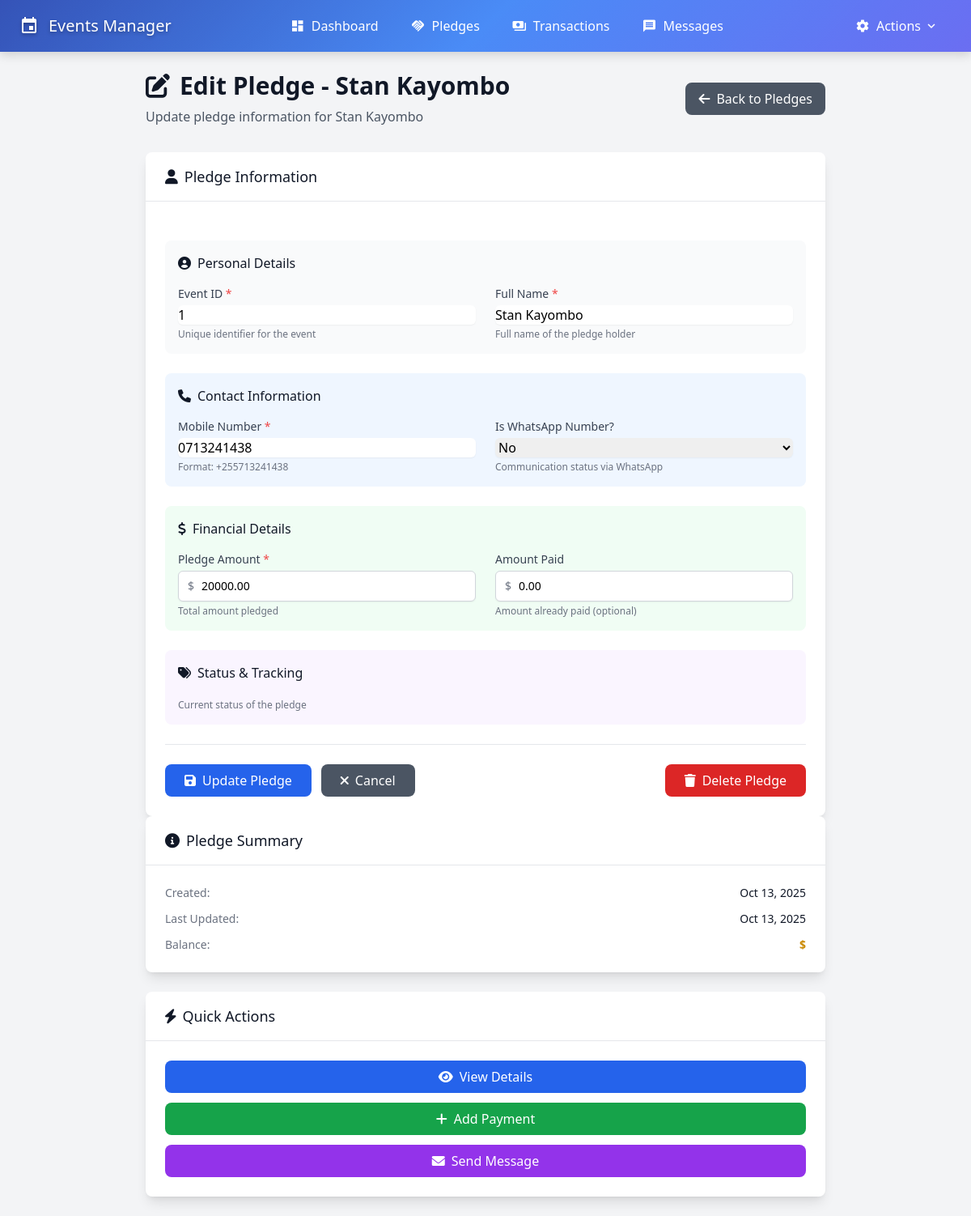
Page /pledges/1/edit/ on the earlier database version.
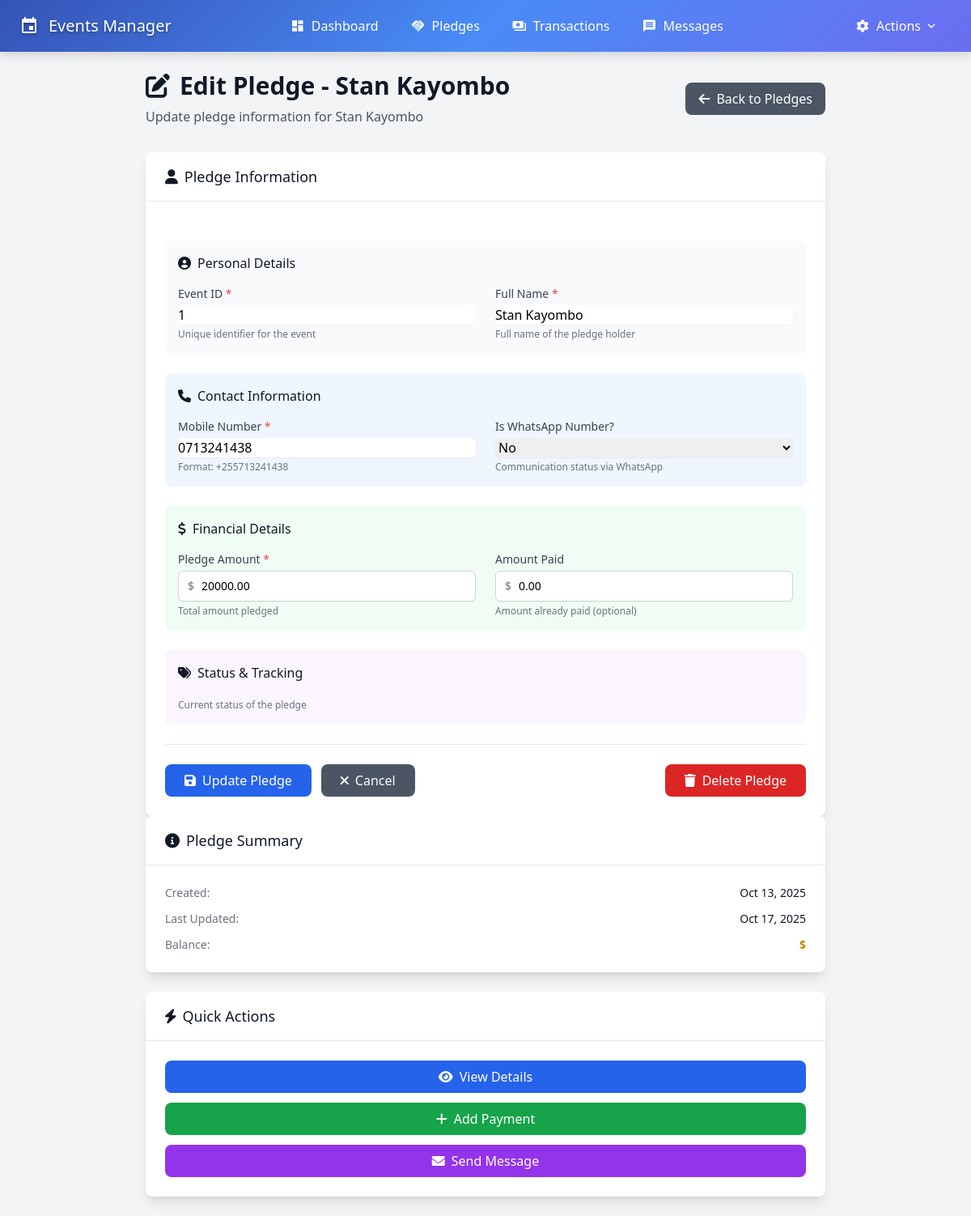
Same page on the later database version.
### events/models.py (models this page shows, shortened)
class Pledges(models.Model):
    STATUS_CHOICES = [
        ('new', '🆕 New'),
        ('pending', '⏳ Pending'),
        ('partial', '📊 Partial Payment'),
        ('completed', '✅ Completed'),
        ('cancelled', '❌ Cancelled'),
    ]
    phone_regex = RegexValidator(
        regex=r'^\+?255[67]\d{8}$|^\+?0[67]\d{8}$',
        message="Phone number must be a valid Tanzanian number (e.g., +255123456789 or 0123456789)"
    )
    event_id = models.CharField(
        max_length=100,
        verbose_name="Event ID",
        help_text="Unique identifier for the event"
    )
    name = models.CharField(
        max_length=200,
        verbose_name="Full Name",
        help_text="Full name of the person making the pledge"
    )
    mobile_number = models.CharField(
        validators=[phone_regex],
        max_length=17,
        verbose_name="Mobile Number",
        help_text="Tanzanian mobile number (e.g., +255123456789)"
    )
    pledge = models.DecimalField(
        max_digits=12,
        decimal_places=2,
        verbose_name="Pledge Amount",
        help_text="Total amount pledged (TSH)"
    )
    amount_paid = models.DecimalField(
        max_digits=12,
        decimal_places=2,
        default=Decimal('0.00'),
        verbose_name="Amount Paid",
        help_text="Total amount paid so far (TSH)"
    )
    status = models.CharField(
        max_length=20,
        choices=STATUS_CHOICES,
        default='new',
        verbose_name="Pledge Status",
        help_text="Current status of the pledge"
    )
    whatsapp_status = models.BooleanField(
        default=False,
        verbose_name="Is WhatsApp Number?",
        help_text="Whether this mobile number supports WhatsApp"
    )
    created_at = models.DateTimeField(
        auto_now_add=True,
        verbose_name="Created At"
    )
    updated_at = models.DateTimeField(
        auto_now=True,
        verbose_name="Last Updated"
    )
    class Meta:
        db_table = 'pledges'
        verbose_name = 'Pledge'
        verbose_name_plural = 'Pledges'
        ordering = ['-created_at', 'name']
        indexes = [
            models.Index(fields=['event_id']),
            models.Index(fields=['status']),
            models.Index(fields=['created_at']),
        ]

### events/views.py (the view)
# urls.py: path('pledges/<int:pledge_id>/edit/', views.pledge_edit, name='pledge_edit'),
def pledge_edit(request, pledge_id):
    pledge = get_object_or_404(Pledges, id=pledge_id)
    is_modal = request.GET.get('modal') == '1' or request.POST.get('modal') == '1'
    if request.method == 'POST':
        form = PledgeForm(request.POST, instance=pledge)
        if form.is_valid():
            updated_pledge = form.save()
            if is_modal:
                return JsonResponse({
                    'success': True,
                    'message': f'Pledge for {updated_pledge.name} has been updated successfully.',
                    'redirect': reverse('events:pledge_list')
                })
            messages.success(request, f'Pledge for {updated_pledge.name} has been updated successfully.')
            return redirect('events:pledge_detail', pledge_id=updated_pledge.id)
        else:
            if is_modal:
                return JsonResponse({
                    'success': False,
                    'errors': form.errors,
                    'message': 'Please correct the errors below.'
                })
            messages.error(request, 'Please correct the errors below.')
    else:
        form = PledgeForm(instance=pledge)
    context = {
        'form': form,
        'pledge': pledge,
        'title': f'Edit Pledge - {pledge.name}',
        'submit_text': 'Update Pledge'
    }
    if is_modal:
        return render(request, 'events/pledge_modal_form.html', context)
    return render(request, 'events/pledge_form.html', context)

### events/templates/events/pledge_form.html (shortened to what the changed rows need)
{% extends 'events/base.html' %}
{% block content %}
<div class="flex flex-col md:flex-row justify-between items-start md:items-center mb-8">
    <div>
        <h1 class="text-3xl font-bold text-gray-900 flex items-center mb-2">
            <i class="fas fa-{% if pledge %}edit{% else %}plus{% endif %} mr-3"></i>{{ title }}
        </h1>
        <p class="text-gray-600">
            {% if pledge %}
                Update pledge information for {{ pledge.name }}
            {% else %}
                Create a new pledge entry for the event
            {% endif %}
        </p>
    </div>
</div>
<div class="max-w-4xl mx-auto">
    <div class="bg-white rounded-lg shadow-lg">
        <div class="p-6">
            <form method="post" novalidate class="space-y-6">
                <div class="bg-gray-50 rounded-lg p-4">
                    <div class="grid grid-cols-1 md:grid-cols-2 gap-6">
                        <div>
                            <label for="{{ form.event_id.id_for_label }}" class="block text-sm font-medium text-gray-700 mb-1">
                                {{ form.event_id.label }} <span class="text-red-500">*</span>
                            </label>
                            {{ form.event_id }}
                            <div class="mt-1 text-xs text-gray-500">Unique identifier for the event</div>
                        </div>
                        <div>
                            <label for="{{ form.name.id_for_label }}" class="block text-sm font-medium text-gray-700 mb-1">
                                {{ form.name.label }} <span class="text-red-500">*</span>
                            </label>
                            {{ form.name }}
                            <div class="mt-1 text-xs text-gray-500">Full name of the pledge holder</div>
                        </div>
                    </div>
                </div>
                <div class="bg-blue-50 rounded-lg p-4">
                    <div class="grid grid-cols-1 md:grid-cols-2 gap-6">
                        <div>
                            <label for="{{ form.mobile_number.id_for_label }}" class="block text-sm font-medium text-gray-700 mb-1">
                                {{ form.mobile_number.label }} <span class="text-red-500">*</span>
                            </label>
                            {{ form.mobile_number }}
                            <div class="mt-1 text-xs text-gray-500">Format: +255713241438</div>
                        </div>
                        <div>
                            <label for="{{ form.whatsapp_status.id_for_label }}" class="block text-sm font-medium text-gray-700 mb-1">
                                {{ form.whatsapp_status.label }}
                            </label>
                            {{ form.whatsapp_status }}
                            <div class="mt-1 text-xs text-gray-500">Communication status via WhatsApp</div>
                        </div>
                    </div>
                </div>
                <div class="bg-green-50 rounded-lg p-4">
                    <div class="grid grid-cols-1 md:grid-cols-2 gap-6">
                        <div>
                            <div class="relative">
                                <div class="absolute inset-y-0 left-0 pl-3 flex items-center pointer-events-none">
                                    <span class="text-gray-500 sm:text-sm">$</span>
                                </div>
                                <input type="number" name="{{ form.pledge.name }}" id="{{ form.pledge.id_for_label }}"
                                       step="0.01" min="0" placeholder="0.00"
                                       class="mt-1 block w-full pl-7 pr-3 py-2 border border-gray-300 rounded-md shadow-sm focus:border-blue-500 focus:ring-blue-500 sm:text-sm"
                                       value="{{ form.pledge.value|default:'' }}">
                            </div>
                        </div>
                        <div>
                            <div class="relative">
                                <div class="absolute inset-y-0 left-0 pl-3 flex items-center pointer-events-none">
                                    <span class="text-gray-500 sm:text-sm">$</span>
                                </div>
                                <input type="number" name="{{ form.amount_paid.name }}" id="{{ form.amount_paid.id_for_label }}"
                                       step="0.01" min="0" placeholder="0.00"
                                       class="mt-1 block w-full pl-7 pr-3 py-2 border border-gray-300 rounded-md shadow-sm focus:border-blue-500 focus:ring-blue-500 sm:text-sm"
                                       value="{{ form.amount_paid.value|default:'0.00' }}">
                            </div>
                        </div>
                    </div>
                </div>
            </form>
        </div>
    </div>
    <div class="mt-8 lg:mt-0 space-y-6">
        {% if pledge %}
            <div class="bg-white rounded-lg shadow-lg">
                <div class="px-6 py-4 border-b border-gray-200">
                    <h6 class="text-lg font-medium text-gray-900 flex items-center">
                        <i class="fas fa-info-circle mr-2"></i>Pledge Summary
                    </h6>
                </div>
                <div class="p-6">
                    <dl class="space-y-3">
                        <div class="flex justify-between">
                            <dt class="text-sm font-medium text-gray-500">Created:</dt>
                            <dd class="text-sm text-gray-900">{{ pledge.created_at|date:"M d, Y" }}</dd>
                        </div>
                        <div class="flex justify-between">
                            <dt class="text-sm font-medium text-gray-500">Last Updated:</dt>
                            <dd class="text-sm text-gray-900">{{ pledge.updated_at|date:"M d, Y" }}</dd>
                        </div>
                        <div class="flex justify-between">
                            <dt class="text-sm font-medium text-gray-500">Balance:</dt>
                            <dd class="text-sm">
                                {% if pledge.pledge > pledge.amount_paid %}
                                    <span class="font-semibold text-yellow-600">
                                        ${{ pledge.pledge|floatformat:2|add:"-"|add:pledge.amount_paid|floatformat:2 }}
                                    </span>
                                {% else %}
                                    <span class="font-semibold text-green-600">$0.00</span>
                                {% endif %}
                            </dd>
                        </div>
                    </dl>
                </div>
            </div>
            <div class="bg-white rounded-lg shadow-lg">
                <div class="px-6 py-4 border-b border-gray-200">
                    <h6 class="text-lg font-medium text-gray-900 flex items-center">
                        <i class="fas fa-bolt mr-2"></i>Quick Actions
                    </h6>
                </div>
                <div class="p-6">
                    <div class="space-y-3">
                        <a href="{% url 'events:pledge_detail' pledge.id %}" class="w-full bg-blue-600 hover:bg-blue-700 text-white font-medium py-2 px-4 rounded-lg inline-flex items-center justify-center transition duration-200">
                            <i class="fas fa-eye mr-2"></i>View Details
                        </a>
                        <button onclick="openModal('{% url 'events:transaction_create' %}?pledge_id={{ pledge.id }}&modal=1')" class="w-full bg-green-600 hover:bg-green-700 text-white font-medium py-2 px-4 rounded-lg inline-flex items-center justify-center transition duration-200">
                            <i class="fas fa-plus mr-2"></i>Add Payment
                        </button>
                        <a href="{% url 'events:message_create' %}?pledge_id={{ pledge.id }}" class="w-full bg-purple-600 hover:bg-purple-700 text-white font-medium py-2 px-4 rounded-lg inline-flex items-center justify-center transition duration-200">
                            <i class="fas fa-envelope mr-2"></i>Send Message
                        </a>
                    </div>
                </div>
            </div>
        {% endif %}
    </div>
</div>
{% endblock %}

Differences in the rows shown:
changed Pledges "Stan Kayombo": updated_at "Oct 13, 2025" → "Oct 17, 2025"
